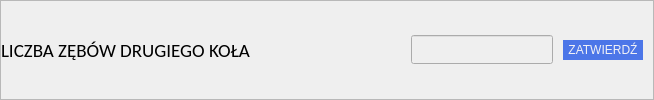
                  <widget class="QFrame" name="frame_2md_wheel_tooth_number">
                   <property name="sizePolicy">
                    <sizepolicy hsizetype="Minimum" vsizetype="Maximum">
                     <horstretch>0</horstretch>
                     <verstretch>0</verstretch>
                    </sizepolicy>
                   </property>
                   <property name="styleSheet">
                    <string notr="true"/>
                   </property>
                   <property name="frameShape">
                    <enum>QFrame::StyledPanel</enum>
                   </property>
                   <property name="frameShadow">
                    <enum>QFrame::Raised</enum>
                   </property>
                   <layout class="QHBoxLayout" name="horizontalLayout_39">
                    <property name="spacing">
                     <number>0</number>
                    </property>
                    <property name="leftMargin">
                     <number>0</number>
                    </property>
                    <property name="topMargin">
                     <number>0</number>
                    </property>
                    <property name="rightMargin">
                     <number>0</number>
                    </property>
                    <property name="bottomMargin">
                     <number>0</number>
                    </property>
                    <item>
                     <widget class="QLabel" name="label_2nd_wheel_tooth_number">
                      <property name="sizePolicy">
                       <sizepolicy hsizetype="Fixed" vsizetype="Preferred">
                        <horstretch>0</horstretch>
                        <verstretch>0</verstretch>
                       </sizepolicy>
                      </property>
                      <property name="minimumSize">
                       <size>
                        <width>400</width>
                        <height>40</height>
                       </size>
                      </property>
                      <property name="maximumSize">
                       <size>
                        <width>400</width>
                        <height>16777215</height>
                       </size>
                      </property>
                      <property name="font">
                       <font>
                        <family>Calibri</family>
                        <pointsize>14</pointsize>
                       </font>
                      </property>
                      <property name="text">
                       <string>LICZBA ZĘBÓW DRUGIEGO KOŁA</string>
                      </property>
                     </widget>
                    </item>
                    <item>
                     <widget class="QLineEdit" name="lineEdit_2nd_wheel_tooth_number">
                      <property name="enabled">
                       <bool>false</bool>
                      </property>
                      <property name="sizePolicy">
                       <sizepolicy hsizetype="Expanding" vsizetype="Fixed">
                        <horstretch>0</horstretch>
                        <verstretch>0</verstretch>
                       </sizepolicy>
                      </property>
                      <property name="minimumSize">
                       <size>
                        <width>0</width>
                        <height>40</height>
                       </size>
                      </property>
                      <property name="maximumSize">
                       <size>
                        <width>16777215</width>
                        <height>16777215</height>
                       </size>
                      </property>
                      <property name="font">
                       <font>
                        <family>Calibri</family>
                        <pointsize>14</pointsize>
                       </font>
                      </property>
                      <property name="styleSheet">
                       <string notr="true">margin: 10px;</string>
                      </property>
                      <property name="dragEnabled">
                       <bool>false</bool>
                      </property>
                      <property name="placeholderText">
                       <string/>
                      </property>
                      <property name="clearButtonEnabled">
                       <bool>true</bool>
                      </property>
                     </widget>
                    </item>
                    <item>
                     <widget class="QPushButton" name="second_wheel_tooth_number_confirm_btn">
                      <property name="styleSheet">
                       <string notr="true">QPushButton{
color: rgb(242, 242, 246);
background-color: rgb(76, 118, 232);
border: none;
height: 20;
margin-right: 10px;
padding: 0 5 0 5;
}
QPushButton:hover{
background-color: rgb(51, 82, 148);
}
</string>
                      </property>
                      <property name="text">
                       <string>ZATWIERDŹ</string>
                      </property>
                     </widget>
                    </item>
                   </layout>
                  </widget>
